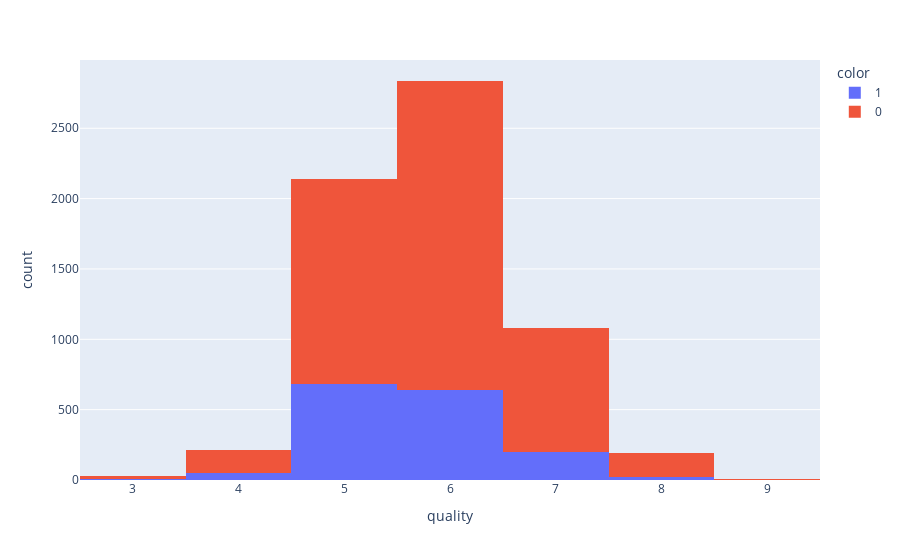

Notebook code for this chart:
### Code cell
fig = px.histogram(wine, x= 'quality', color='color')
fig.show()

### Figure 1 — Plotly figure (JSON) as saved in the notebook; plotly's stock layout.template omitted (floating-point values rounded to 4 significant figures; data arrays with more than 128 entries replaced by an {"elided": "..."} marker saying what was removed)
{"data": [{"alignmentgroup": "True", "bingroup": "x", "hovertemplate": "color=1<br>quality=%{x}<br>count=%{y}<extra></extra>", "legendgroup": "1", "marker": {"color": "#636efa", "pattern": {"shape": ""}}, "name": "1", "offsetgroup": "1", "orientation": "v", "showlegend": true, "type": "histogram", "x": {"elided": "1599 int values"}, "xaxis": "x", "yaxis": "y"}, {"alignmentgroup": "True", "bingroup": "x", "hovertemplate": "color=0<br>quality=%{x}<br>count=%{y}<extra></extra>", "legendgroup": "0", "marker": {"color": "#EF553B", "pattern": {"shape": ""}}, "name": "0", "offsetgroup": "0", "orientation": "v", "showlegend": true, "type": "histogram", "x": {"elided": "4898 int values"}, "xaxis": "x", "yaxis": "y"}], "layout": {"barmode": "relative", "legend": {"title": {"text": "color"}, "tracegroupgap": 0}, "margin": {"t": 60}, "xaxis": {"anchor": "y", "domain": [0, 1], "title": {"text": "quality"}}, "yaxis": {"anchor": "x", "domain": [0, 1], "title": {"text": "count"}}}}
